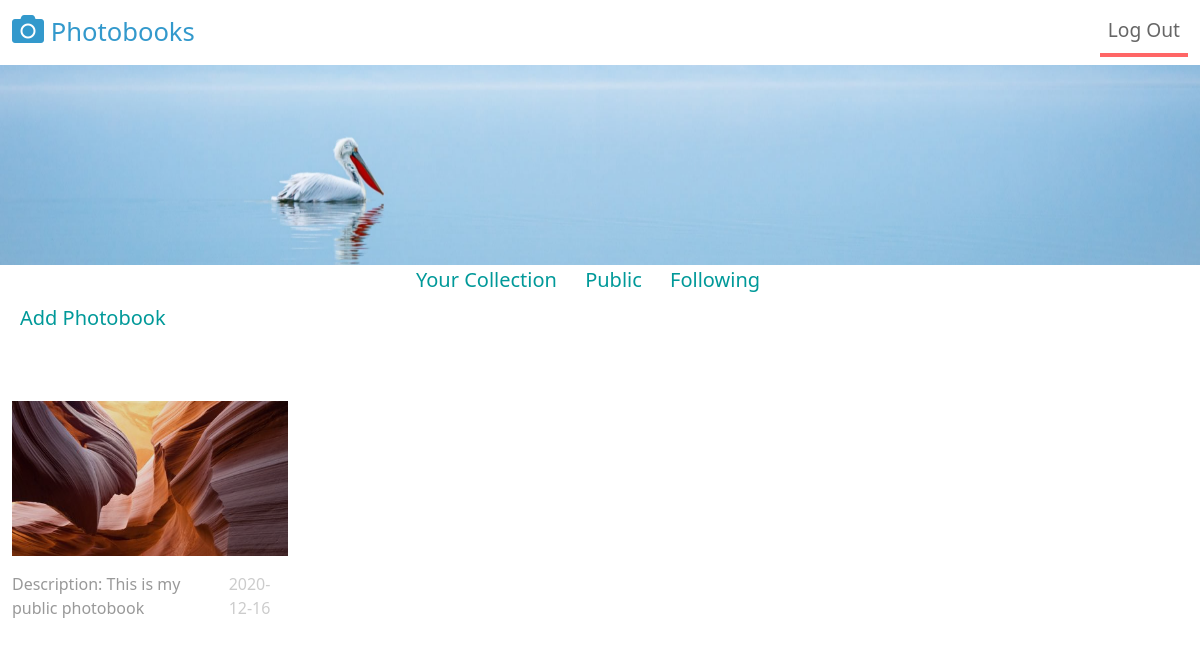
Screenshot of / (signed in) with the database file from the repository.
### db.py (models this page shows, shortened)
class Photobook(db.Model):
    photobookId = db.Column(db.Integer, primary_key=True, autoincrement=True)
    photobookName = db.Column(db.String(20), nullable=False)
    description = db.Column(db.String(100), nullable=True)
    ownerId = db.Column(db.Integer, nullable=False)
    isPrivate = db.Column(db.Boolean, default=False)
    dateCreated = db.Column(db.Date, default=datetime.datetime.utcnow())
    isDeleted = db.Column(db.Boolean, default=False)

class Photo(db.Model):
    photoId = db.Column(db.Integer, primary_key=True, autoincrement=True)
    photoName = db.Column(db.String(1000), nullable=False)
    photobookId = db.Column(db.Integer, nullable=False)

### app.py (the view)
@app.route('/')
@app.route('/<filter>', methods=['POST', 'GET'])
def index(filter='public'):
    if filter == 'yourCollection':
        books = Photobook.query.filter_by(ownerId=session['id']).limit(cards_per_page).all()
    elif filter == 'following':
        books = Photobook.query \
            .join(UserFollowsBooks, Photobook.photobookId == UserFollowsBooks.photobookId). \
            filter(UserFollowsBooks.userId == session['id']).filter(Photobook.isPrivate == False).limit(
            cards_per_page).all()
    else:
        books = Photobook.query.filter_by(isPrivate=False).limit(cards_per_page).all()
    def getFirstPhoto(photobookId):
        return Photo.query.join(Photobook, Photobook.photobookId == Photo.photobookId).filter(
            Photobook.photobookId == photobookId).first()
    firstPhoto = {b.photobookId: getFirstPhoto(b.photobookId).photoName if getFirstPhoto(
        b.photobookId) is not None else 'default.jpg' for b in books}
    return render_template('index.html', books=books, firstPhoto=firstPhoto)

### templates/index.html (shortened to what this page needs)
{% extends 'template.html' %}
{% block body %}
{% if 'id' in session.keys() %}
<div style="text-align: center;">
    <a href="{{ url_for('index',filter='yourCollection') }}" style="font-size: 20px;" class="tm-text-primary mr-4 mb-2 d-inline-block">Your Collection</a>
    <a href="{{ url_for('index',filter='public') }}" style="font-size: 20px;" class="tm-text-primary mr-4 mb-2 d-inline-block">Public</a>
    <a href="{{ url_for('index',filter='following') }}" style="font-size: 20px;" class="tm-text-primary mr-4 mb-2 d-inline-block">Following</a>
</div>
<div style="margin-left: 20px;">
    <a href="{{ url_for('upload') }}" style="font-size: 20px;" class="tm-text-primary mr-4 mb-2 d-inline-block">Add Photobook</a>
</div>
{% endif %}
    <div class="container-fluid tm-container-content tm-mt-60">
        <div class="row tm-mb-90 tm-gallery">
        {% for book in books %}
            <div class="col-xl-3 col-lg-4 col-md-6 col-sm-6 col-12 mb-5">
                <figure class="effect-ming tm-video-item">
                    <img src="{{url_for('static', filename='img/' + firstPhoto[book.photobookId])}}" alt="Image" class="img-fluid">
                    <figcaption class="d-flex align-items-center justify-content-center">
                    </figcaption>
                </figure>
                <div class="d-flex justify-content-between tm-text-gray">
                    <span>Description: {{book.description}}</span>
                    <span class="tm-text-gray-light">{{book.dateCreated}}</span>
                </div>
            </div>
        {% endfor %}
        </div>
    </div>
{% endblock %}

### static/styles/css/templatemo-style.css (style rules this page uses)
a { text-decoration: none; transition: all 0.3s ease; }
.container-fluid { max-width: 1770px; }
.tm-mt-60 { margin-top: 60px; }
.tm-mb-90 { margin-bottom: 90px; }
.tm-text-primary { color: #009999; }
p, .tm-text-gray { color: #999; }
.tm-text-gray-light { color: #CCC; }
.tm-video-item { position: relative; overflow: hidden; text-align: center; cursor: pointer; }
.tm-video-item img { position: relative; display: block; min-height: 100%; max-width: 100%; opacity: 0.8; }
.tm-video-item figcaption { padding: 2em; color: #fff; text-transform: uppercase; font-size: 1.25em; -webkit-backface-visibility: hidden; backface-visibility: hidden; }
.tm-video-item figcaption::before, .tm-video-item figcaption::after { pointer-events: none; }
.tm-video-item figcaption, .tm-video-item figcaption > a { position: absolute; top: 0; left: 0; width: 100%; height: 100%; }
figure.effect-ming { background: #030c17; }
figure.effect-ming img { opacity: 0.9; -webkit-transition: opacity 0.35s; transition: opacity 0.35s; }
figure.effect-ming figcaption::before { position: absolute; top: 30px; right: 30px; bottom: 30px; left: 30px; border: 2px solid #fff; box-shadow: 0 0 0 30px rgba(255,255,255,0.2); content: ''; opacity: 0; -webkit-transition: opacity 0.35s, -webkit-transform 0.35s; transition: opacity 0.35s, transform 0.35s; -webkit-transform: scale3d(1.4,1.4,1); transform: scale3d(1.4,1.4,1); }

### rows the page displays
Photobook: photoName (picture), description "This is my public photobook", dateCreated "2020-12-16"
